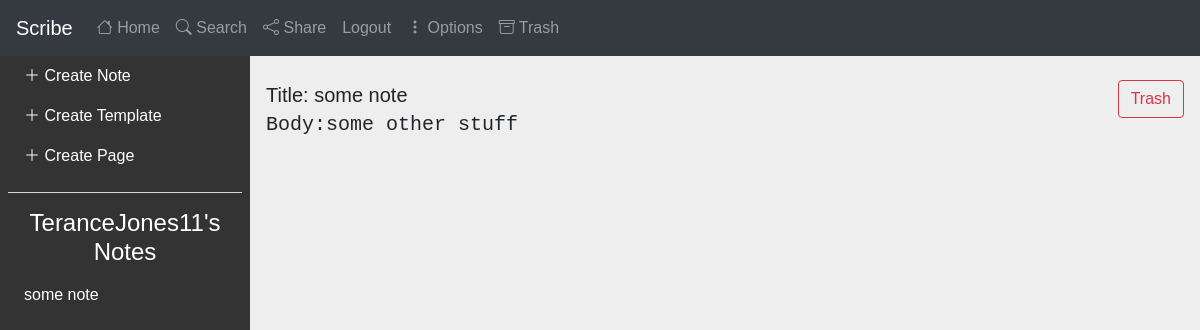
The page /view_note/1 (signed in) on the database its author committed.
### app/models.py (models this page shows, shortened)
class User(UserMixin, db.Model):
    id = db.Column(db.Integer, primary_key=True)
    username = db.Column(db.String(32), nullable=False)
    password = db.Column(db.String(32), nullable=False)
    email = db.Column(db.String(100), nullable=False)
    notes = db.relationship('Note', backref="author")
    templates = db.relationship('Template', backref = "author")

class Note(db.Model):
    id = db.Column(db.Integer, primary_key=True)
    title = db.Column(db.String(32), nullable=False)
    body = db.Column(db.String(1000), nullable=False)
    timestamp = db.Column(db.DateTime, index=True, default=datetime.utcnow)
    user_id = db.Column(db.Integer, db.ForeignKey('user.id'))
    trashed = db.Column(db.Boolean, default=False)

### app/routes.py (the view)
@myapp_obj.route('/view_note/<int:note_id>', methods=['GET', 'POST'])
def view_note(note_id):
    note = Note.query.get_or_404(note_id)
    name =  current_user.username
    notes = Note.query.filter(Note.user_id == current_user.id, Note.trashed == False).all()
    return render_template('view_note.html', note=note, name=name, notes=notes)

### app/models.py (called while the page is built)
@login.user_loader
def load_user(id):
    return User.query.get(int(id))

### app/templates/view_note.html
{% extends "home.html" %}
{% block content%}
    <div class="row mb-2">
        <div class="col" style="font-size: 20px;">Title: {{ note.title }} <br> <p>Body:{{note.body}}</p></div>
        <div class="col-auto">
            <a href = "{{ url_for('move_to_trash', note_id=note.id)}}" class="btn btn-outline-danger">Trash</a>
        </div>
    </div>
{% endblock %}

### app/templates/home.html (shortened to what this page needs)
<html>
    <head>
        <link rel="stylesheet" href="https://cdn.jsdelivr.net/npm/bootstrap@4.0.0/dist/css/bootstrap.min.css"
>
        <link rel="stylesheet" href="https://cdn.jsdelivr.net/npm/bootstrap-icons@1.11.1/font/bootstrap-icons.css">
        <link rel="stylesheet" href="../static/css/home.css">
    </head>
    <body>
      <div class="container-fluid no-padding">
            <nav class="navbar navbar-expand-lg navbar-dark bg-dark">
              <span class="navbar-brand mb-0 h1">Scribe</span>
              <div class="collapse navbar-collapse" id="navbar">
                <div class="navbar-nav">
                  <a class="nav-item nav-link" href="/home"><i class="bi bi-house"></i> Home</a>
                  <a class="nav-item nav-link" href="{{ url_for('search') }}"> <i class="bi bi-search"></i> Search</a>
                  <a class="nav-item nav-link" href="#"> <i class="bi bi-share"></i> Share</a>
                  <a class="nav-item nav-link" href="{{ url_for('logout') }}">Logout</a>
                  <a class="nav-item nav-link" href="#"> <i class="bi bi-three-dots-vertical"></i> Options</a>
                  <a class="nav-item nav-link" href="{{ url_for('trash') }}"> <i class="bi bi-archive"></i> Trash</a>
                </div>
              </div>
            </nav>
      </div>
      <div class="main-container d-flex">
        <div class="sidebar" id="side_nav">
            <ul class="list-unstyled px-2">
              <li class=""><a href="{{url_for('create_note')}}"  class="text-decoration-none px-3 py-2 d-block">
                  <i class="bi bi-plus-lg"></i> Create Note</a></li>
              <li class=""><a href="{{url_for('create_template')}}" class="text-decoration-none px-3 py-2 d-block">
                <i class="bi bi-plus-lg"></i> Create Template</a></li>
              <li class=""><a href="{{url_for('create_page')}}" class="text-decoration-none px-3 py-2 d-block">
                  <i class="bi bi-plus-lg"></i> Create Page</a></li>
            </ul>
            <hr class="h-color mx-2">
            <h4>
              <span class="text-white"> {{ name }}'s Notes</span>
            </h4>
            <ul class="list-unstyled px-2">
                {% for note in notes %}
                <li class="">
                  <a href="{{ url_for('view_note', note_id=note.id) }}" class="text-decoration-none px-3 py-2 d-block">
                    {{ note.title }} </a>
                </li>
                {% endfor %}
            </ul>
        </div>
          <div class="content">
            <div class="dashboard-content px-3 pt-4">
                {% block content %} {% endblock %}
            </div>
          </div>
      </div>
    </body>
</html>

### app/static/css/home.css (style rules this page uses)
.no-padding { padding: 0; }
p { font-family: monospace; }
h4 { text-align: center; }
body { background: #eee; font-family:sans-serif; }
#side_nav { background: #333; min-width: 250px; max-width: 250px; transition: all 0.3s; }
.content { min-height: 100vh; width: 100%; }
hr.h-color { background: #eee; }
.sidebar li a { color: #fff; }

### rows shown on the page
User: username "TeranceJones11"
Note: title "some note", body "some other stuff"
